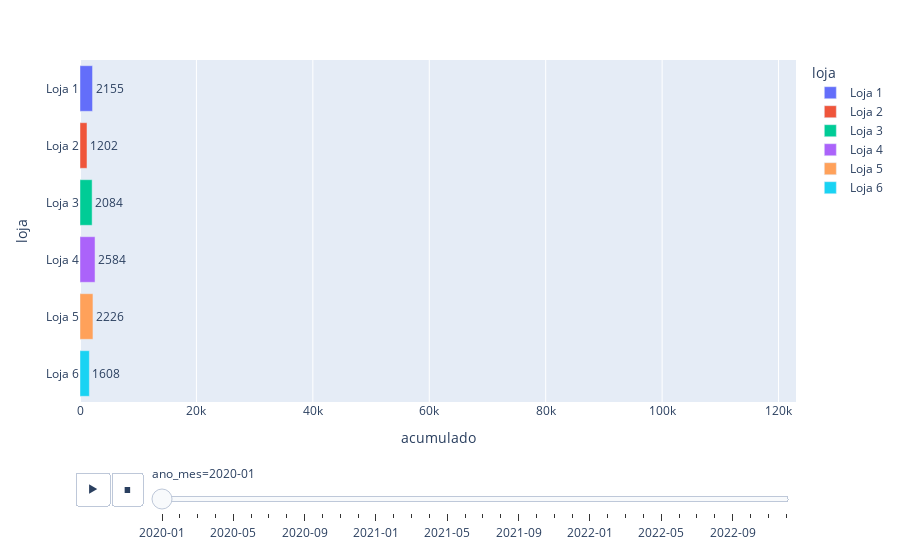

Here is the notebook cell this chart was saved with:
### Markdown cell above
# Gráficos dinâmicos

### Code cell
agrupado = dados.groupby(['loja', 'ano_mes']).preco.sum().to_frame()
agrupado.reset_index(inplace=True)
agrupado['acumulado'] = agrupado.groupby('loja').preco.cumsum()

fig = px.bar(agrupado,
x='acumulado',
y="loja",
color='loja',
text_auto=True,
range_x=[0,123000],
animation_frame='ano_mes')
fig.show()
# fig.write_html("folder_aula/grafico_animado.html")

### Figure 1 — Plotly figure (JSON) as saved in the notebook; plotly's stock layout.template omitted (floating-point values rounded to 4 significant figures)
{"data": [{"alignmentgroup": "True", "hovertemplate": "loja=%{y}<br>ano_mes=2020-01<br>acumulado=%{x}<extra></extra>", "legendgroup": "Loja 1", "marker": {"color": "#636efa", "pattern": {"shape": ""}}, "name": "Loja 1", "offsetgroup": "Loja 1", "orientation": "h", "showlegend": true, "textposition": "auto", "texttemplate": "%{x}", "type": "bar", "x": [2155], "xaxis": "x", "y": ["Loja 1"], "yaxis": "y"}, {"alignmentgroup": "True", "hovertemplate": "loja=%{y}<br>ano_mes=2020-01<br>acumulado=%{x}<extra></extra>", "legendgroup": "Loja 2", "marker": {"color": "#EF553B", "pattern": {"shape": ""}}, "name": "Loja 2", "offsetgroup": "Loja 2", "orientation": "h", "showlegend": true, "textposition": "auto", "texttemplate": "%{x}", "type": "bar", "x": [1202], "xaxis": "x", "y": ["Loja 2"], "yaxis": "y"}, {"alignmentgroup": "True", "hovertemplate": "loja=%{y}<br>ano_mes=2020-01<br>acumulado=%{x}<extra></extra>", "legendgroup": "Loja 3", "marker": {"color": "#00cc96", "pattern": {"shape": ""}}, "name": "Loja 3", "offsetgroup": "Loja 3", "orientation": "h", "showlegend": true, "textposition": "auto", "texttemplate": "%{x}", "type": "bar", "x": [2084], "xaxis": "x", "y": ["Loja 3"], "yaxis": "y"}, {"alignmentgroup": "True", "hovertemplate": "loja=%{y}<br>ano_mes=2020-01<br>acumulado=%{x}<extra></extra>", "legendgroup": "Loja 4", "marker": {"color": "#ab63fa", "pattern": {"shape": ""}}, "name": "Loja 4", "offsetgroup": "Loja 4", "orientation": "h", "showlegend": true, "textposition": "auto", "texttemplate": "%{x}", "type": "bar", "x": [2584], "xaxis": "x", "y": ["Loja 4"], "yaxis": "y"}, {"alignmentgroup": "True", "hovertemplate": "loja=%{y}<br>ano_mes=2020-01<br>acumulado=%{x}<extra></extra>", "legendgroup": "Loja 5", "marker": {"color": "#FFA15A", "pattern": {"shape": ""}}, "name": "Loja 5", "offsetgroup": "Loja 5", "orientation": "h", "showlegend": true, "textposition": "auto", "texttemplate": "%{x}", "type": "bar", "x": [2226], "xaxis": "x", "y": ["Loja 5"], "yaxis": "y"}, {"alignmentgroup": "True", "hovertemplate": "loja=%{y}<br>ano_mes=2020-01<br>acumulado=%{x}<extra></extra>", "legendgroup": "Loja 6", "marker": {"color": "#19d3f3", "pattern": {"shape": ""}}, "name": "Loja 6", "offsetgroup": "Loja 6", "orientation": "h", "showlegend": true, "textposition": "auto", "texttemplate": "%{x}", "type": "bar", "x": [1608], "xaxis": "x", "y": ["Loja 6"], "yaxis": "y"}], "layout": {"barmode": "relative", "legend": {"title": {"text": "loja"}, "tracegroupgap": 0}, "margin": {"t": 60}, "sliders": [{"active": 0, "currentvalue": {"prefix": "ano_mes="}, "len": 0.9, "pad": {"b": 10, "t": 60}, "steps": [{"args": [["2020-01"], {"frame": {"duration": 0, "redraw": true}, "fromcurrent": true, "mode": "immediate", "transition": {"duration": 0, "easing": "linear"}}], "label": "2020-01", "method": "animate"}, {"args": [["2020-02"], {"frame": {"duration": 0, "redraw": true}, "fromcurrent": true, "mode": "immediate", "transition": {"duration": 0, "easing": "linear"}}], "label": "2020-02", "method": "animate"}, {"args": [["2020-03"], {"frame": {"duration": 0, "redraw": true}, "fromcurrent": true, "mode": "immediate", "transition": {"duration": 0, "easing": "linear"}}], "label": "2020-03", "method": "animate"}, {"args": [["2020-04"], {"frame": {"duration": 0, "redraw": true}, "fromcurrent": true, "mode": "immediate", "transition": {"duration": 0, "easing": "linear"}}], "label": "2020-04", "method": "animate"}, {"args": [["2020-05"], {"frame": {"duration": 0, "redraw": true}, "fromcurrent": true, "mode": "immediate", "transition": {"duration": 0, "easing": "linear"}}], "label": "2020-05", "method": "animate"}, {"args": [["2020-06"], {"frame": {"duration": 0, "redraw": true}, "fromcurrent": true, "mode": "immediate", "transition": {"duration": 0, "easing": "linear"}}], "label": "2020-06", "method": "animate"}, {"args": [["2020-07"], {"frame": {"duration": 0, "redraw": true}, "fromcurrent": true, "mode": "immediate", "transition": {"duration": 0, "easing": "linear"}}], "label": "2020-07", "method": "animate"}, {"args": [["2020-08"], {"frame": {"duration": 0, "redraw": true}, "fromcurrent": true, "mode": "immediate", "transition": {"duration": 0, "easing": "linear"}}], "label": "2020-08", "method": "animate"}, {"args": [["2020-09"], {"frame": {"duration": 0, "redraw": true}, "fromcurrent": true, "mode": "immediate", "transition": {"duration": 0, "easing": "linear"}}], "label": "2020-09", "method": "animate"}, {"args": [["2020-10"], {"frame": {"duration": 0, "redraw": true}, "fromcurrent": true, "mode": "immediate", "transition": {"duration": 0, "easing": "linear"}}], "label": "2020-10", "method": "animate"}, {"args": [["2020-11"], {"frame": {"duration": 0, "redraw": true}, "fromcurrent": true, "mode": "immediate", "transition": {"duration": 0, "easing": "linear"}}], "label": "2020-11", "method": "animate"}, {"args": [["2020-12"], {"frame": {"duration": 0, "redraw": true}, "fromcurrent": true, "mode": "immediate", "transition": {"duration": 0, "easing": "linear"}}], "label": "2020-12", "method": "animate"}, {"args": [["2021-01"], {"frame": {"duration": 0, "redraw": true}, "fromcurrent": true, "mode": "immediate", "transition": {"duration": 0, "easing": "linear"}}], "label": "2021-01", "method": "animate"}, {"args": [["2021-02"], {"frame": {"duration": 0, "redraw": true}, "fromcurrent": true, "mode": "immediate", "transition": {"duration": 0, "easing": "linear"}}], "label": "2021-02", "method": "animate"}, {"args": [["2021-03"], {"frame": {"duration": 0, "redraw": true}, "fromcurrent": true, "mode": "immediate", "transition": {"duration": 0, "easing": "linear"}}], "label": "2021-03", "method": "animate"}, {"args": [["2021-04"], {"frame": {"duration": 0, "redraw": true}, "fromcurrent": true, "mode": "immediate", "transition": {"duration": 0, "easing": "linear"}}], "label": "2021-04", "method": "animate"}, {"args": [["2021-05"], {"frame": {"duration": 0, "redraw": true}, "fromcurrent": true, "mode": "immediate", "transition": {"duration": 0, "easing": "linear"}}], "label": "2021-05", "method": "animate"}, {"args": [["2021-06"], {"frame": {"duration": 0, "redraw": true}, "fromcurrent": true, "mode": "immediate", "transition": {"duration": 0, "easing": "linear"}}], "label": "2021-06", "method": "animate"}, {"args": [["2021-07"], {"frame": {"duration": 0, "redraw": true}, "fromcurrent": true, "mode": "immediate", "transition": {"duration": 0, "easing": "linear"}}], "label": "2021-07", "method": "animate"}, {"args": [["2021-08"], {"frame": {"duration": 0, "redraw": true}, "fromcurrent": true, "mode": "immediate", "transition": {"duration": 0, "easing": "linear"}}], "label": "2021-08", "method": "animate"}, {"args": [["2021-09"], {"frame": {"duration": 0, "redraw": true}, "fromcurrent": true, "mode": "immediate", "transition": {"duration": 0, "easing": "linear"}}], "label": "2021-09", "method": "animate"}, {"args": [["2021-10"], {"frame": {"duration": 0, "redraw": true}, "fromcurrent": true, "mode": "immediate", "transition": {"duration": 0, "easing": "linear"}}], "label": "2021-10", "method": "animate"}, {"args": [["2021-11"], {"frame": {"duration": 0, "redraw": true}, "fromcurrent": true, "mode": "immediate", "transition": {"duration": 0, "easing": "linear"}}], "label": "2021-11", "method": "animate"}, {"args": [["2021-12"], {"frame": {"duration": 0, "redraw": true}, "fromcurrent": true, "mode": "immediate", "transition": {"duration": 0, "easing": "linear"}}], "label": "2021-12", "method": "animate"}, {"args": [["2022-01"], {"frame": {"duration": 0, "redraw": true}, "fromcurrent": true, "mode": "immediate", "transition": {"duration": 0, "easing": "linear"}}], "label": "2022-01", "method": "animate"}, {"args": [["2022-02"], {"frame": {"duration": 0, "redraw": true}, "fromcurrent": true, "mode": "immediate", "transition": {"duration": 0, "easing": "linear"}}], "label": "2022-02", "method": "animate"}, {"args": [["2022-03"], {"frame": {"duration": 0, "redraw": true}, "fromcurrent": true, "mode": "immediate", "transition": {"duration": 0, "easing": "linear"}}], "label": "2022-03", "method": "animate"}, {"args": [["2022-04"], {"frame": {"duration": 0, "redraw": true}, "fromcurrent": true, "mode": "immediate", "transition": {"duration": 0, "easing": "linear"}}], "label": "2022-04", "method": "animate"}, {"args": [["2022-05"], {"frame": {"duration": 0, "redraw": true}, "fromcurrent": true, "mode": "immediate", "transition": {"duration": 0, "easing": "linear"}}], "label": "2022-05", "method": "animate"}, {"args": [["2022-06"], {"frame": {"duration": 0, "redraw": true}, "fromcurrent": true, "mode": "immediate", "transition": {"duration": 0, "easing": "linear"}}], "label": "2022-06", "method": "animate"}, {"args": [["2022-07"], {"frame": {"duration": 0, "redraw": true}, "fromcurrent": true, "mode": "immediate", "transition": {"duration": 0, "easing": "linear"}}], "label": "2022-07", "method": "animate"}, {"args": [["2022-08"], {"frame": {"duration": 0, "redraw": true}, "fromcurrent": true, "mode": "immediate", "transition": {"duration": 0, "easing": "linear"}}], "label": "2022-08", "method": "animate"}, {"args": [["2022-09"], {"frame": {"duration": 0, "redraw": true}, "fromcurrent": true, "mode": "immediate", "transition": {"duration": 0, "easing": "linear"}}], "label": "2022-09", "method": "animate"}, {"args": [["2022-10"], {"frame": {"duration": 0, "redraw": true}, "fromcurrent": true, "mode": "immediate", "transition": {"duration": 0, "easing": "linear"}}], "label": "2022-10", "method": "animate"}, {"args": [["2022-11"], {"frame": {"duration": 0, "redraw": true}, "fromcurrent": true, "mode": "immediate", "transition": {"duration": 0, "easing": "linear"}}], "label": "2022-11", "method": "animate"}, {"args": [["2022-12"], {"frame": {"duration": 0, "redraw": true}, "fromcurrent": true, "mode": "immediate", "transition": {"duration": 0, "easing": "linear"}}], "label": "2022-12", "method": "animate"}], "x": 0.1, "xanchor": "left", "y": 0, "yanchor": "top"}], "updatemenus": [{"buttons": [{"args": [null, {"frame": {"duration": 500, "redraw": true}, "fromcurrent": true, "mode": "immediate", "transition": {"duration": 500, "easing": "linear"}}], "label": "&#9654;", "method": "animate"}, {"args": [[null], {"frame": {"duration": 0, "redraw": true}, "fromcurrent": true, "mode": "immediate", "transition": {"duration": 0, "easing": "linear"}}], "label": "&#9724;", "method": "animate"}], "direction": "left", "pad": {"r": 10, "t": 70}, "showactive": false, "type": "buttons", "x": 0.1, "xanchor": "right", "y": 0, "yanchor": "top"}], "xaxis": {"anchor": "y", "domain": [0, 1], "range": [0, 123000], "title": {"text": "acumulado"}}, "yaxis": {"anchor": "x", "categoryarray": ["Loja 6", "Loja 5", "Loja 4", "Loja 3", "Loja 2", "Loja 1"], "categoryorder": "array", "domain": [0, 1], "title": {"text": "loja"}}}}
